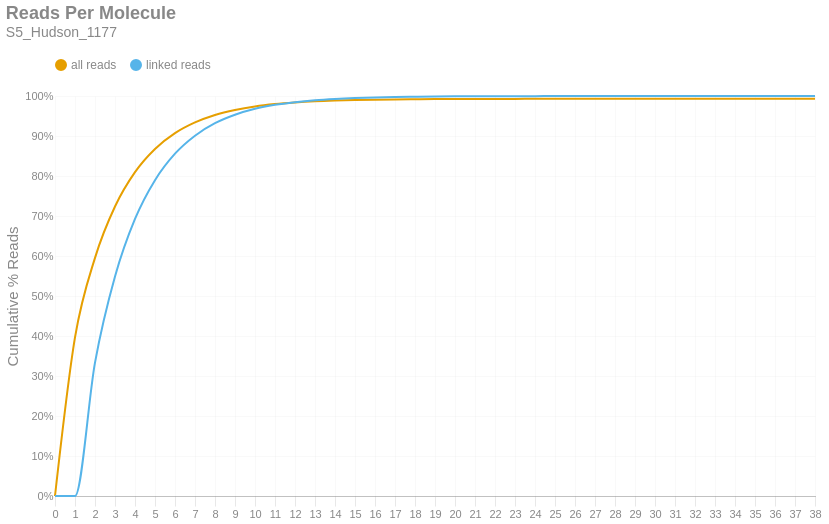

Source (notebook cell):
### Markdown cell above
### Reads per Molecule
This chart shows the cumulative distribution of the number of reads per linked molecule. That is, how many alignments are associated with a unique molecule. This excludes the number of reads associated with invalid or absent linked-read barcodes. The `linked` histogram is the percentages recalculated when disregarding singletons.

### Code cell
if SKIPLR:
    print_html(f"Skipped")
else:
    counts = np.bincount(valids['reads'].cast(pl.Int64).to_numpy())
    weighted = counts * np.arange(len(counts))
    all_perc = weighted / n_reads
    linked_perc = weighted / n_linked_reads
    linked_perc[1] = 0
    binned_df = pl.DataFrame({
        'readsper': list(range(len(counts))),
        'all reads (cumsum)': np.cumsum(all_perc).tolist(),
        'linked reads (cumsum)': np.cumsum(linked_perc).tolist(),
    })

    with SafeRender(binned_df):
        (
            density_plot(binned_df, 'Reads Per Molecule', samplename, 'readspmol')
            .encode(
                x=alt.X('readsper:O', title=None).axis(labelAngle=0).scale(padding=0),
                y=alt.Y('value:Q', title='Cumulative % Reads').axis(format='%').stack(False),
                color=alt.Color("key:N").scale(domain=["all reads", "linked reads"]),
                tooltip=[
                    alt.Tooltip("key:N", title="Data Type"),
                    alt.Tooltip("readsper:O", title="Reads Per Molecule"),
                    alt.Tooltip("value:Q", format=".2%", title="% Reads (Cum.)")
                ]            
            )
        ).display()

### Figure 1 — Vega-Lite specification as saved in the notebook (floating-point values rounded to 4 significant figures)
{"width": "container", "height": 400, "config": {"title": {"anchor": "start", "dy": -15, "fontSize": 18, "color": "#888888", "subtitleColor": "#888888", "subtitleFontSize": 14}, "arc": {"fill": "#0072B2"}, "axis": {"domainColor": "#888888", "domainWidth": 0.5, "gridWidth": 0.2, "grid": false, "titleFontWeight": 400, "titleFontSize": 15, "labelFontSize": 11, "labelColor": "#888888", "tickColor": "#888888", "tickWidth": 0.2, "titleColor": "#888888"}, "axisBand": {"grid": false}, "axisX": {"grid": true, "tickSize": 10, "domainCap": "round"}, "axisY": {"domain": false, "grid": true, "tickSize": 0, "domainCap": "round"}, "background": "transparent", "header": {"labelFontSize": 15, "labelColor": "#888888", "titleFontSize": 15, "titleFontWeight": 600, "titleColor": "#888888"}, "legend": {"labelFont": "sans-serif", "labelFontSize": 12, "labelColor": "#888888", "symbolSize": 100, "symbolType": "circle", "titleFontSize": 12, "titlePadding": 10, "titleColor": "#888888", "title": null, "orient": "top"}, "range": {"category": ["#E69F00", "#56B4E9", "#009E73", "#F0E442", "#0072B2", "#D55E00", "#CC79A7", "#000000"], "diverging": ["#cfe8f3", "#a2d4ec", "#73bfe2", "#46abdb", "#1696d2", "#12719e"]}, "area": {"fill": "#0072B2", "fillOpacity": 0.7, "line": true, "strokeOpacity": 0.7}, "line": {"color": "#0072B2", "stroke": "#0072B2", "strokeWidth": 2}, "trail": {"color": "#0072B2", "stroke": "#0072B2", "strokeWidth": 0, "size": 1}, "point": {"filled": true, "fillOpacity": 1.0, "size": 95}, "text": {"color": "#888888", "fontSize": 11, "align": "right", "fontWeight": 400, "size": 11}, "bar": {"fill": "#0072B2", "stroke": null}, "view": {"stroke": null, "continuousWidth": 660, "continuousHeight": 400}}, "data": {"name": "data-49657f77fd0ed1a8e4e353ed2531d413"}, "mark": {"type": "line", "interpolate": "monotone", "point": {"opacity": 0, "size": 275}}, "encoding": {"color": {"field": "key", "scale": {"domain": ["all reads", "linked reads"]}, "type": "nominal"}, "tooltip": [{"field": "key", "title": "Data Type", "type": "nominal"}, {"field": "readsper", "title": "Reads Per Molecule", "type": "ordinal"}, {"field": "value", "format": ".2%", "title": "% Reads (Cum.)", "type": "quantitative"}], "x": {"axis": {"labelAngle": 0}, "field": "readsper", "scale": {"padding": 0}, "title": null, "type": "ordinal"}, "y": {"axis": {"format": "%"}, "field": "value", "stack": false, "title": "Cumulative % Reads", "type": "quantitative"}}, "params": [{"name": "param_c36ac31b6afebe62", "select": {"type": "point", "fields": ["key"]}, "bind": "legend"}], "title": {"text": "Reads Per Molecule", "subtitle": "S5_Hudson_1177"}, "transform": [{"fold": ["all reads (cumsum)", "linked reads (cumsum)"]}, {"calculate": "replace(datum.key, ' (cumsum)', '')", "as": "key"}, {"filter": {"param": "param_c36ac31b6afebe62"}}], "usermeta": {"embedOptions": {"downloadFileName": "S5_Hudson_1177.readspmol"}}, "$schema": "https://vega.github.io/schema/vega-lite/v6.1.0.json", "datasets": {"data-49657f77fd0ed1a8e4e353ed2531d413": [{"readsper": 0, "all reads (cumsum)": 0.0, "linked reads (cumsum)": 0.0}, {"readsper": 1, "all reads (cumsum)": 0.3964, "linked reads (cumsum)": 0.0}, {"readsper": 2, "all reads (cumsum)": 0.5953, "linked reads (cumsum)": 0.3334}, {"readsper": 3, "all reads (cumsum)": 0.7237, "linked reads (cumsum)": 0.5486}, {"readsper": 4, "all reads (cumsum)": 0.8096, "linked reads (cumsum)": 0.6926}, {"readsper": 5, "all reads (cumsum)": 0.8675, "linked reads (cumsum)": 0.7896}, {"readsper": 6, "all reads (cumsum)": 0.907, "linked reads (cumsum)": 0.8558}, {"readsper": 7, "all reads (cumsum)": 0.9339, "linked reads (cumsum)": 0.9008}, {"readsper": 8, "all reads (cumsum)": 0.9525, "linked reads (cumsum)": 0.932}, {"readsper": 9, "all reads (cumsum)": 0.9651, "linked reads (cumsum)": 0.9532}, {"readsper": 10, "all reads (cumsum)": 0.9739, "linked reads (cumsum)": 0.968}, {"readsper": 11, "all reads (cumsum)": 0.9798, "linked reads (cumsum)": 0.9779}, {"readsper": 12, "all reads (cumsum)": 0.9839, "linked reads (cumsum)": 0.9846}, {"readsper": 13, "all reads (cumsum)": 0.9868, "linked reads (cumsum)": 0.9895}, {"readsper": 14, "all reads (cumsum)": 0.9887, "linked reads (cumsum)": 0.9927}, {"readsper": 15, "all reads (cumsum)": 0.99, "linked reads (cumsum)": 0.9949}, {"readsper": 16, "all reads (cumsum)": 0.9908, "linked reads (cumsum)": 0.9963}, {"readsper": 17, "all reads (cumsum)": 0.9915, "linked reads (cumsum)": 0.9974}, {"readsper": 18, "all reads (cumsum)": 0.9919, "linked reads (cumsum)": 0.9981}, {"readsper": 19, "all reads (cumsum)": 0.9922, "linked reads (cumsum)": 0.9987}, {"readsper": 20, "all reads (cumsum)": 0.9925, "linked reads (cumsum)": 0.9991}, {"readsper": 21, "all reads (cumsum)": 0.9926, "linked reads (cumsum)": 0.9993}, {"readsper": 22, "all reads (cumsum)": 0.9927, "linked reads (cumsum)": 0.9995}, {"readsper": 23, "all reads (cumsum)": 0.9928, "linked reads (cumsum)": 0.9996}, {"readsper": 24, "all reads (cumsum)": 0.9929, "linked reads (cumsum)": 0.9997}, {"readsper": 25, "all reads (cumsum)": 0.9929, "linked reads (cumsum)": 0.9998}, {"readsper": 26, "all reads (cumsum)": 0.993, "linked reads (cumsum)": 0.9999}, {"readsper": 27, "all reads (cumsum)": 0.993, "linked reads (cumsum)": 0.9999}, {"readsper": 28, "all reads (cumsum)": 0.993, "linked reads (cumsum)": 0.9999}, {"readsper": 29, "all reads (cumsum)": 0.993, "linked reads (cumsum)": 0.9999}, {"readsper": 30, "all reads (cumsum)": 0.993, "linked reads (cumsum)": 1.0}, {"readsper": 31, "all reads (cumsum)": 0.993, "linked reads (cumsum)": 1.0}, {"readsper": 32, "all reads (cumsum)": 0.993, "linked reads (cumsum)": 1.0}, {"readsper": 33, "all reads (cumsum)": 0.993, "linked reads (cumsum)": 1.0}, {"readsper": 34, "all reads (cumsum)": 0.993, "linked reads (cumsum)": 1.0}, {"readsper": 35, "all reads (cumsum)": 0.993, "linked reads (cumsum)": 1.0}, {"readsper": 36, "all reads (cumsum)": 0.993, "linked reads (cumsum)": 1.0}, {"readsper": 37, "all reads (cumsum)": 0.993, "linked reads (cumsum)": 1.0}, {"readsper": 38, "all reads (cumsum)": 0.993, "linked reads (cumsum)": 1.0}]}}
